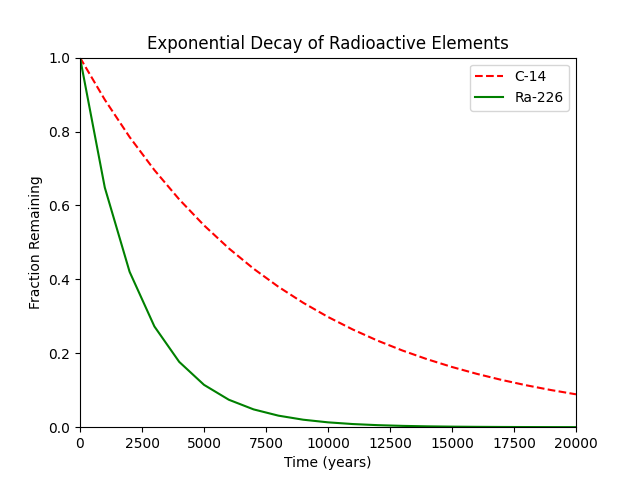

Here is the Python script that generated this plot:
#!/usr/bin/env python3
import numpy as np
import matplotlib

matplotlib.use('Agg')
import matplotlib.pyplot as plt

x = np.arange(0, 21000, 1000)
r = np.log(0.5)
t1 = 5730
t2 = 1600
y1 = np.exp((r / t1) * x)
y2 = np.exp((r / t2) * x)

plt.plot(x, y1, 'r--')
plt.plot(x, y2, 'g-')
plt.xlabel('Time (years)')
plt.ylabel('Fraction Remaining')
plt.title('Exponential Decay of Radioactive Elements')
plt.xlim(0, 20000)
plt.ylim(0, 1)
plt.legend(['C-14', 'Ra-226'])
plt.show()
plt.savefig('3-two.png')


# #!/usr/bin/env python3
# import numpy as np
# import matplotlib

# matplotlib.use('Agg')

# import matplotlib.pyplot as plt

# mean = [69, 0]
# cov = [[15, 8], [8, 15]]
# np.random.seed(5)
# x, y = np.random.multivariate_normal(mean, cov, 2000).T
# y += 180

# plt.scatter(x, y, color='m')
# plt.xlabel('Height (in)')
# plt.ylabel('Weight (lbs)')
# plt.title("Men's Height vs Weight")
# plt.show()
# plt.savefig('1-scatter.png')